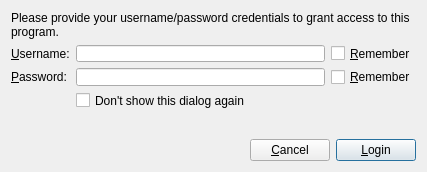
<?xml version="1.0" encoding="UTF-8"?>
<ui version="4.0">
 <class>DialogUserLogin</class>
 <widget class="QDialog" name="DialogUserLogin">
  <property name="geometry">
   <rect>
    <x>0</x>
    <y>0</y>
    <width>427</width>
    <height>167</height>
   </rect>
  </property>
  <property name="windowTitle">
   <string>Login</string>
  </property>
  <property name="windowIcon">
   <iconset resource="../QtzWidgets.qrc">
    <normaloff>:/images/images/preferences-desktop-cryptography.png</normaloff>:/images/images/preferences-desktop-cryptography.png</iconset>
  </property>
  <layout class="QVBoxLayout" name="verticalLayout">
   <item>
    <widget class="QLabel" name="label_3">
     <property name="toolTip">
      <string>&lt;html&gt;&lt;head/&gt;&lt;body&gt;&lt;p&gt;In the case that you don't have an account, please contact your administrator or define a user using data administration tool provided within this package.&lt;/p&gt;&lt;/body&gt;&lt;/html&gt;</string>
     </property>
     <property name="whatsThis">
      <string>&lt;html&gt;&lt;head/&gt;&lt;body&gt;&lt;p&gt;In the case that you don't have an account, please contact your administrator or define a user using data administration tool provided within this package.&lt;/p&gt;&lt;/body&gt;&lt;/html&gt;</string>
     </property>
     <property name="text">
      <string>&lt;html&gt;&lt;head/&gt;&lt;body&gt;&lt;p&gt;Please provide your username/password credentials to grant access to this program.&lt;/p&gt;&lt;/body&gt;&lt;/html&gt;</string>
     </property>
     <property name="wordWrap">
      <bool>true</bool>
     </property>
    </widget>
   </item>
   <item>
    <layout class="QFormLayout" name="formLayout">
     <item row="0" column="0">
      <widget class="QLabel" name="labelUsername">
       <property name="text">
        <string>&amp;Username:</string>
       </property>
       <property name="buddy">
        <cstring>lineEditUsername</cstring>
       </property>
      </widget>
     </item>
     <item row="0" column="1">
      <layout class="QHBoxLayout" name="horizontalLayout_2">
       <item>
        <widget class="QLineEdit" name="lineEditUsername"/>
       </item>
       <item>
        <widget class="QCheckBox" name="checkBoxRememberUsername">
         <property name="text">
          <string>&amp;Remember</string>
         </property>
        </widget>
       </item>
      </layout>
     </item>
     <item row="1" column="0">
      <widget class="QLabel" name="labelPassword">
       <property name="text">
        <string>&amp;Password:</string>
       </property>
       <property name="buddy">
        <cstring>lineEditPassword</cstring>
       </property>
      </widget>
     </item>
     <item row="1" column="1">
      <layout class="QHBoxLayout" name="horizontalLayout_3">
       <item>
        <widget class="QLineEdit" name="lineEditPassword">
         <property name="echoMode">
          <enum>QLineEdit::Password</enum>
         </property>
        </widget>
       </item>
       <item>
        <widget class="QCheckBox" name="checkBoxRememberPassword">
         <property name="text">
          <string>&amp;Remember</string>
         </property>
        </widget>
       </item>
      </layout>
     </item>
     <item row="2" column="0">
      <spacer name="horizontalSpacer_2">
       <property name="orientation">
        <enum>Qt::Horizontal</enum>
       </property>
       <property name="sizeHint" stdset="0">
        <size>
         <width>40</width>
         <height>20</height>
        </size>
       </property>
      </spacer>
     </item>
     <item row="2" column="1">
      <widget class="QCheckBox" name="checkBoxDontShow">
       <property name="text">
        <string>Don't show this dialog again</string>
       </property>
      </widget>
     </item>
     <item row="3" column="1">
      <widget class="QLabel" name="labelStatus">
       <property name="text">
        <string/>
       </property>
       <property name="wordWrap">
        <bool>true</bool>
       </property>
      </widget>
     </item>
     <item row="3" column="0">
      <spacer name="horizontalSpacer_3">
       <property name="orientation">
        <enum>Qt::Horizontal</enum>
       </property>
       <property name="sizeHint" stdset="0">
        <size>
         <width>40</width>
         <height>20</height>
        </size>
       </property>
      </spacer>
     </item>
    </layout>
   </item>
   <item>
    <spacer name="verticalSpacer">
     <property name="orientation">
      <enum>Qt::Vertical</enum>
     </property>
     <property name="sizeHint" stdset="0">
      <size>
       <width>20</width>
       <height>40</height>
      </size>
     </property>
    </spacer>
   </item>
   <item>
    <layout class="QHBoxLayout" name="horizontalLayout">
     <item>
      <spacer name="horizontalSpacer">
       <property name="orientation">
        <enum>Qt::Horizontal</enum>
       </property>
       <property name="sizeHint" stdset="0">
        <size>
         <width>40</width>
         <height>20</height>
        </size>
       </property>
      </spacer>
     </item>
     <item>
      <widget class="QPushButton" name="pushButtonCancel">
       <property name="text">
        <string>&amp;Cancel</string>
       </property>
       <property name="autoDefault">
        <bool>false</bool>
       </property>
      </widget>
     </item>
     <item>
      <widget class="QPushButton" name="pushButtonLogin">
       <property name="text">
        <string>&amp;Login</string>
       </property>
       <property name="icon">
        <iconset resource="../QtzWidgets.qrc">
         <normaloff>:/images/images/system-lock-screen.png</normaloff>:/images/images/system-lock-screen.png</iconset>
       </property>
       <property name="default">
        <bool>true</bool>
       </property>
      </widget>
     </item>
    </layout>
   </item>
  </layout>
 </widget>
 <resources>
  <include location="../QtzWidgets.qrc"/>
 </resources>
 <connections>
  <connection>
   <sender>checkBoxDontShow</sender>
   <signal>toggled(bool)</signal>
   <receiver>checkBoxRememberPassword</receiver>
   <slot>setChecked(bool)</slot>
   <hints>
    <hint type="sourcelabel">
     <x>244</x>
     <y>117</y>
    </hint>
    <hint type="destinationlabel">
     <x>389</x>
     <y>90</y>
    </hint>
   </hints>
  </connection>
  <connection>
   <sender>checkBoxDontShow</sender>
   <signal>toggled(bool)</signal>
   <receiver>checkBoxRememberUsername</receiver>
   <slot>setChecked(bool)</slot>
   <hints>
    <hint type="sourcelabel">
     <x>245</x>
     <y>117</y>
    </hint>
    <hint type="destinationlabel">
     <x>389</x>
     <y>59</y>
    </hint>
   </hints>
  </connection>
  <connection>
   <sender>pushButtonCancel</sender>
   <signal>clicked()</signal>
   <receiver>DialogUserLogin</receiver>
   <slot>reject()</slot>
   <hints>
    <hint type="sourcelabel">
     <x>263</x>
     <y>161</y>
    </hint>
    <hint type="destinationlabel">
     <x>184</x>
     <y>156</y>
    </hint>
   </hints>
  </connection>
 </connections>
</ui>
